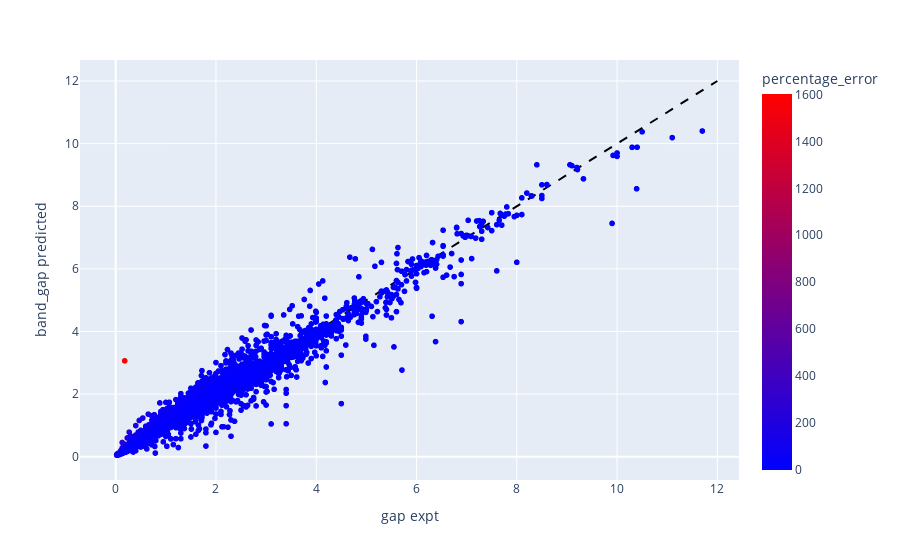

Notebook source saved alongside this figure:
### Code cell
import plotly.express as px
import plotly.graph_objects as go 

refrence_line = go.Scatter(
    x=[0, 12],
    y=[0,12] ,
    line=dict(color='black', dash='dash'),
    mode="lines",
    showlegend=False
)

fig = px.scatter(
    bg_data_cleaned,
    x="gap expt",
    y="band_gap predicted",
    hover_name="formula",
    color='percentage_error',
    color_continuous_scale=px.colors.sequential.Bluered
)

fig.add_trace(refrence_line)
fig.show()

### Figure 1 — Plotly figure (JSON) as saved in the notebook; plotly's stock layout.template omitted (floating-point values rounded to 4 significant figures; data arrays with more than 128 entries replaced by an {"elided": "..."} marker saying what was removed)
{"data": [{"hovertemplate": "<b>%{hovertext}</b><br><br>gap expt=%{x}<br>band_gap predicted=%{y}<br>percentage_error=%{marker.color}<extra></extra>", "hovertext": {"elided": "3895 str values"}, "legendgroup": "", "marker": {"color": {"elided": "3895 float values"}, "coloraxis": "coloraxis", "symbol": "circle"}, "mode": "markers", "name": "", "showlegend": false, "type": "scattergl", "x": {"elided": "3895 float values"}, "xaxis": "x", "y": {"elided": "3895 float values"}, "yaxis": "y"}, {"line": {"color": "black", "dash": "dash"}, "mode": "lines", "showlegend": false, "type": "scatter", "x": [0, 12], "y": [0, 12]}], "layout": {"coloraxis": {"colorbar": {"title": {"text": "percentage_error"}}, "colorscale": [[0, "rgb(0,0,255)"], [1, "rgb(255,0,0)"]]}, "legend": {"tracegroupgap": 0}, "margin": {"t": 60}, "xaxis": {"anchor": "y", "domain": [0, 1], "title": {"text": "gap expt"}}, "yaxis": {"anchor": "x", "domain": [0, 1], "title": {"text": "band_gap predicted"}}}}
